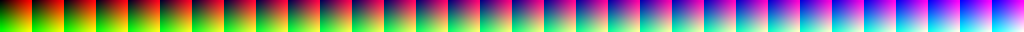
#> input picture games/advent_rising_mods/AdventMod/U2Shaders/lut_advent.bmp, 1024 x 32 px; its folder holds only this picture in this run
$ python make_detail_dds.py ../../../advent_rising_mods/AdventMod/U2Shaders/lut_advent.bmp ../../../advent_rising_mods/AdventMod/U2Shaders/lut_neutral.bmp
#> lines starting #> are read from the running program, lines starting #| are printed output that depends on the picture
"""Detail textures for the fork's world-space detail rule (Avalon Q81: surface=<palette hash> world_detail.hlsl <dds>).

    py tools/make_detail_dds.py <colour image> <out.dds> [size=256] [contrast=1.0] [std=40]

Takes a CC0 colour map (ambientCG etc.), makes it grey and tileable-neutral: luminance moved so the texture's
MEAN is 0.5 (the shader multiplies by detail x 2, so on average the palette colour is unchanged) and its spread
set to stdev `std`/255 (default 40) x `contrast`. Writes a 32-bit A8R8G8B8 DDS with the full mip chain (what
the fork's LoadDDS reads), into the game's System\\U2Shaders when <out.dds> is a bare name.
"""
import os, struct, sys
from PIL import Image, ImageStat

src, out = sys.argv[1], sys.argv[2]
o = dict(a.split("=", 1) for a in sys.argv[3:] if "=" in a)
N, K = int(o.get("size", 256)), float(o.get("contrast", 1.0))
if os.path.dirname(out) == "":
    out = os.path.join(r"C:\Program Files (x86)\Steam\steamapps\common\Unreal II The Awakening\System\U2Shaders", out)

g = Image.open(src).convert("L").resize((N, N), Image.LANCZOS)
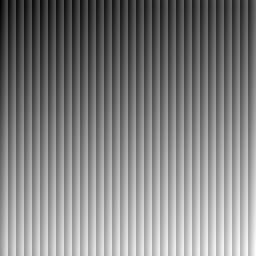
#> g: PIL image 256x256 L; min 2, max 253, mean 127.9
m = ImageStat.Stat(g).mean[0]
#> m = 127.9
# deviations rescaled to a fixed spread: stdev `std` (default 40/255 = +-16 %) times `contrast`, whatever the source's
# own contrast (CC0 colour maps are often nearly flat in luminance: Rust004's stdev was 5/255)
sd = max(ImageStat.Stat(g).stddev[0], 1e-3)
#> sd = 51.98
STD = float(o.get("std", 40)) * K
g = g.point(lambda v: max(0, min(255, int(round(128 + (v - m) * STD / sd)))))
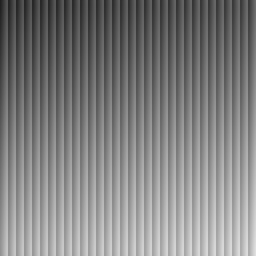
#> g: PIL image 256x256 L; min 31, max 224, mean 128
mips, im = [], g
#> mips = []
while True:
    mips.append(im)
    if im.size[0] == 1:
        break
    im = im.resize((max(1, im.size[0] // 2), max(1, im.size[1] // 2)), Image.BOX)
#> this loop made 9 passes
#> pass 3, `im = im.resize((max(1, im.size[0] // 2), max(1, im.size[1] // 2)), Ima..`:
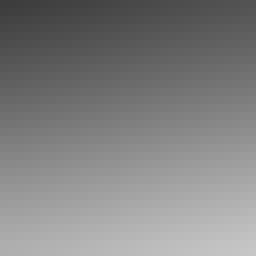
#> im: PIL image 32x32 L (shown 8 times larger); min 61, max 198, mean 129.4
#> after the loop, mips = 9 items

hdr = struct.pack("<4sIIIIIII44x", b"DDS ", 124, 0x1 | 0x2 | 0x4 | 0x8 | 0x1000 | 0x20000, N, N, N * 4, 0, len(mips))
hdr += struct.pack("<IIIIIIII", 32, 0x41, 0, 32, 0x00FF0000, 0x0000FF00, 0x000000FF, 0xFF000000)
hdr += struct.pack("<IIII4x", 0x1000 | 0x8 | 0x400000, 0, 0, 0)
with open(out, "wb") as f:
    f.write(hdr)
    for im in mips:
        L = im.tobytes()
        f.write(bytes(b for v in L for b in (v, v, v, 255)))
print("%s: %dx%d, %d mips, source mean %.0f stdev %.1f -> 128 / %.0f" % (out, N, N, len(mips), m, sd, STD))
#| ../../../advent_rising_mods/AdventMod/U2Shaders/lut_neutral.bmp: 256x256, 9 mips, source mean 128 stdev 52.0 -> 128 / 40
